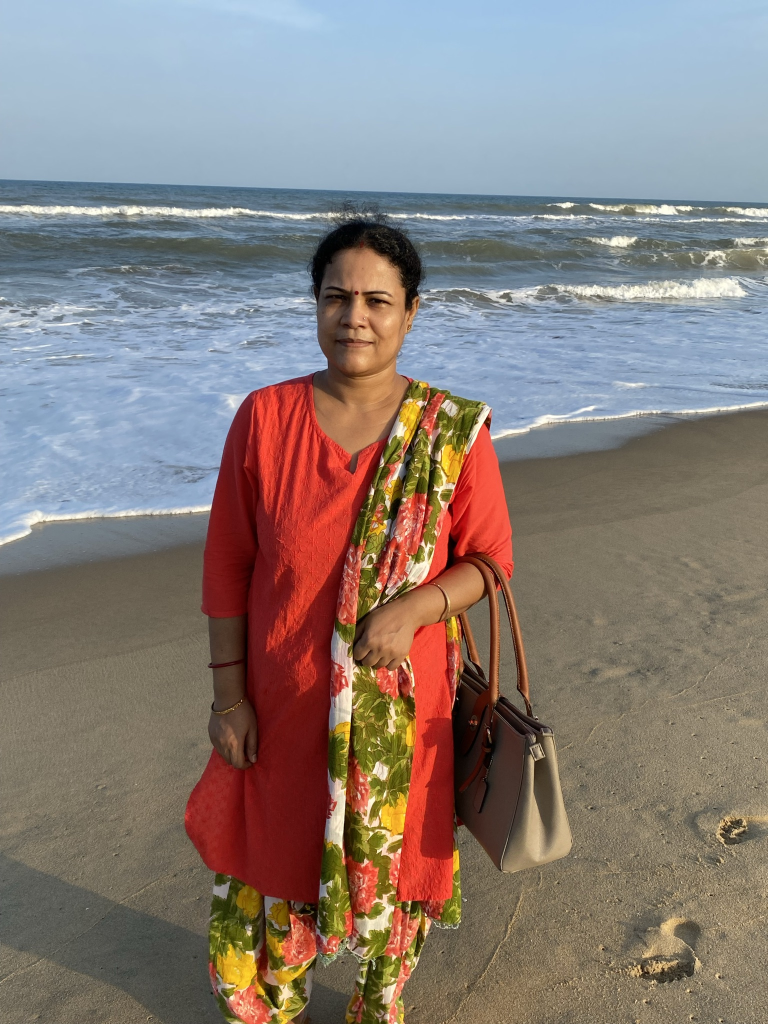
#> input picture IMG_0214.JPEG, 1536 x 2048 px (shown at 1/2 size)
$ python chapter3.py
#> lines starting #> are read from the running program, lines starting #| are printed output that depends on the picture
import cv2 as c

img=c.imread("IMG_0214.JPEG")
#> img is the input picture: shape (2048, 1536, 3); mean B, G, R 120.9, 125.4, 136.3

height=int(img.shape[0]*.3)
#> height = 614
width=int(img.shape[1]*.3)
#> width = 460

img1=c.resize(img, (width, height))
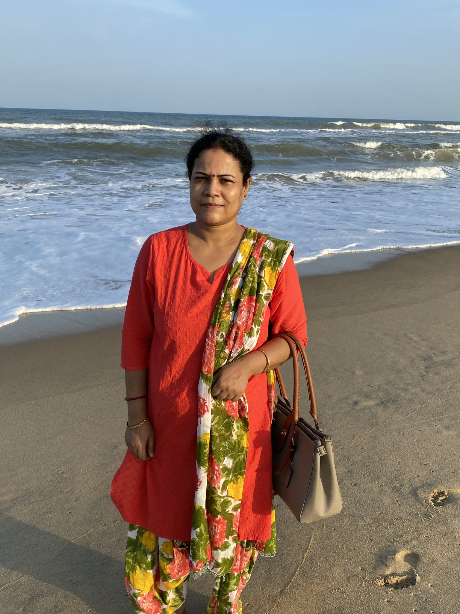
#> img1: shape (614, 460, 3); mean B, G, R 120.8, 125.3, 136.2

cropped=img1[123:603, 62:375] # height first width second
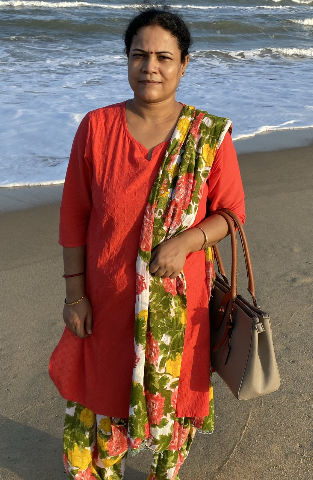
#> cropped: shape (480, 313, 3); mean B, G, R 88.8, 101.1, 130.6

while True:
    # c.imshow("Image", img1)
    c.imshow("Image", cropped)
    if c.waitKey(1) & 0xFF==ord('q'):
#> (key q is pressed here)
        c.destroyAllWindows()
        break

$ run again, with cards.jpg copied over IMG_0214.JPEG
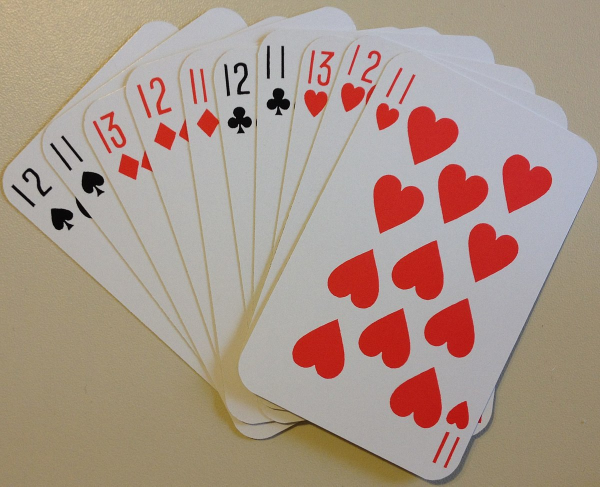
#> input picture cards.jpg, 1200 x 973 px (shown at 1/2 size)
#> img is the input picture: shape (973, 1200, 3); mean B, G, R 138.1, 149.9, 170.3
#> `img1=c.resize(img, (width, height))`:
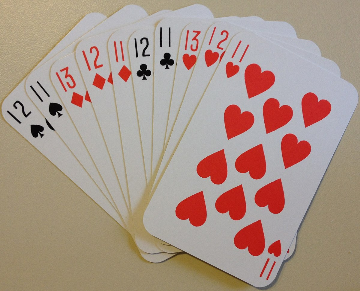
#> img1: shape (291, 360, 3); mean B, G, R 137.9, 149.7, 170.2
#> `cropped=img1[123:603, 62:375]`:
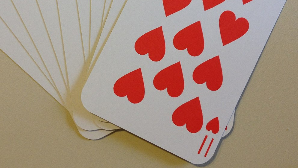
#> cropped: shape (168, 298, 3); mean B, G, R 127.9, 141.8, 166.4
